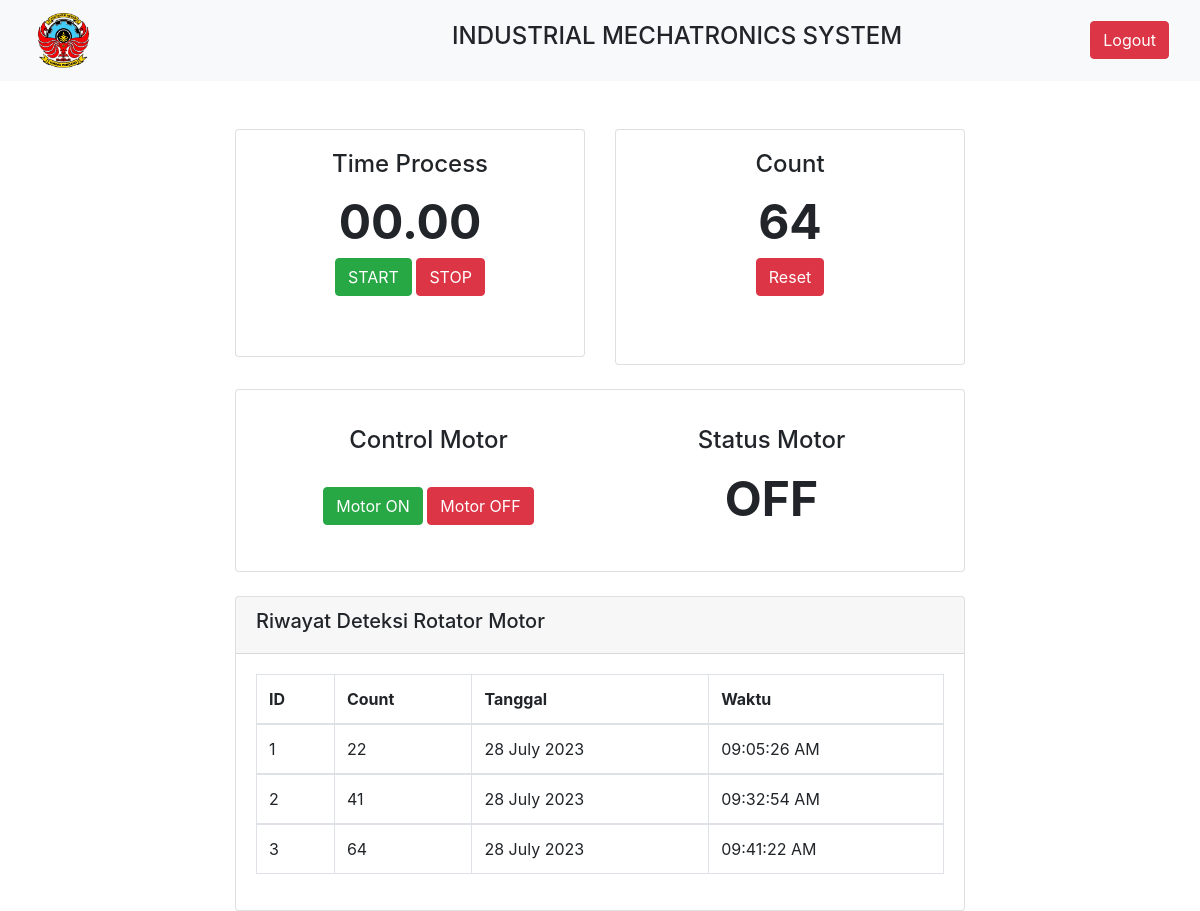
/index.php (signed in), run on an earlier commit of the app's database.
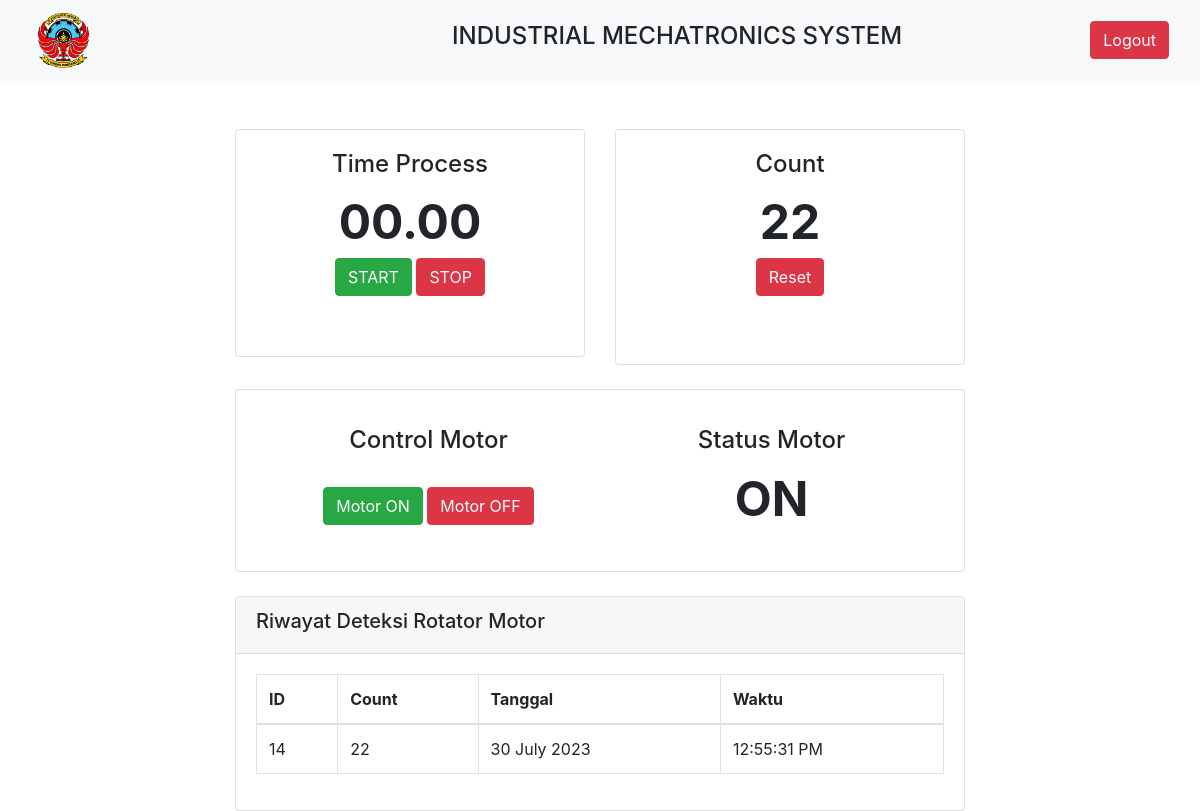
And on a later commit of the database.
### tables this page shows
CREATE TABLE `tb_kontrol` (
  `token` varchar(50) NOT NULL,
  `motor` int(1) NOT NULL,
  `time` int(1) NOT NULL
);

CREATE TABLE `tb_count` (
  `id` int(11) NOT NULL,
  `count` int(11) NOT NULL,
  `time` timestamp NOT NULL DEFAULT current_timestamp()
);

### index.php (the view, shortened to what this page needs)
<?php
include 'conection.php';
$count = mysqli_query($dbconnect, "SELECT * FROM tb_count WHERE id =(SELECT MAX(id) FROM tb_count)");
$history = mysqli_query($dbconnect, "SELECT * FROM tb_count");
$sql = mysqli_query($dbconnect, "SELECT * FROM tb_kontrol");
while ($row = mysqli_fetch_assoc($sql)) {
?>
<!DOCTYPE html>
<html lang="en">
<head>
    <link rel="stylesheet" href="https://cdn.jsdelivr.net/npm/bootstrap@4.1.3/dist/css/bootstrap.min.css"
 />
    <link rel="stylesheet" href="https://cdn.datatables.net/buttons/2.3.4/css/buttons.bootstrap4.min.css">
    <link rel="stylesheet" href="https://cdn.datatables.net/1.13.2/css/dataTables.bootstrap4.min.css">
</head>
<body>
    <nav class="navbar navbar-light bg-light">
        <div class="container-fluid">
            <a class="navbar-brand" href="#">
                <img src="./image/logo2.png" style="width: 30%" alt="" srcset="" />
            </a>
            <h4>INDUSTRIAL MECHATRONICS SYSTEM</h4>
            <a href="logout.php" class="btn btn-danger">Logout</a>
        </div>
    </nav>
    <div class="container">
        <div class="row justify-content-center mt-5">
            <div class="col-md-4 mb-3">
                <div class="card pb-3">
                    <div class="card-body mb-4 text-center">
                        <h4>Time Process</h4>
                        <span id="countdown" class="font-weight-bold"
                            style="font-weight: bold; font-size: 48px">00.00</span>
                        <br>
                        <a class="btn btn-success" href="timer.php?timer=1&state=1" onclick="reloadP()">START</a>
                        <a class="btn btn-danger" href="timer.php?timer=1&state=0">STOP</a>
                    </div>
                </div>
            </div>
            <div class="col-md-4 mb-4 ">
                <div class="card pb-5">
                    <div class="card-body text-center">
                        <h4>Count</h4>
                        <div>
                            <?php
                                if ($row['aktifasi'] == '0') { ?>
                            <span id="count" class="font-weight-bold"
                                style="font-weight: bold; font-size: 48px">0</span>
                            <?php } else { ?>
                            <?php foreach ($count as $data) : ?>
                            <span id="count" class="font-weight-bold"
                                style="font-weight: bold; font-size: 48px"><?= $data['count'] ?></span>
                            <?php endforeach; ?>
                            <?php   } ?>
                        </div>
                        <div>
                            <a class="btn btn-danger" href="aktifasi.php?aksi=1&state=0">Reset</a>
                        </div>
                    </div>
                </div>
            </div>
            <div class="col-md-8">
                <div class="card">
                    <div class="card-body m-3 text-center">
                        <div class="row">
                            <div class="col-md-6">
                                <h4>Control Motor</h4>
                                <br />
                                <a href="aksi.php?motor=1&state=1&aktif=0" class="btn btn-success">
                                    Motor ON
                                </a>
                                <a href="aksi.php?motor=1&state=0&aktif=1" class="btn btn-danger">
                                    Motor OFF
                                </a>
                            </div>
                            <div class="col-md-6 text-center">
                                <h4>Status Motor</h4>
                                <span id="Status" class="font-weight-bold"
                                    style="font-weight: bold; font-size: 48px"><?php
                                                                                                                            if ($row['motor'] == '0') {
                                                                                                                                $state = "OFF";
                                                                                                                            } else {
                                                                                                                                $state = "ON";
                                                                                                                            }
                                                                                                                            echo $state;
                                                                                                                            ?></span>
                            </div>
                        </div>
                    </div>
                </div>
            </div>
            <div class="col-md-8 mt-4">
                <div class="card">
                    <div class="card-header">
                        <h5>Riwayat Deteksi Rotator Motor</h5>
                    </div>
                    <div class="card-body">
                        <div class="table-responsive">
                            <table class="table table-bordered" id="datatable" width="100%" cellspacing="0">
                                <thead>
                                    <tr>
                                        <th>ID</th>
                                        <th>Count</th>
                                        <th>Tanggal</th>
                                        <th>Waktu</th>
                                    </tr>
                                </thead>
                                <?php foreach ($history as $data) : ?>
                                <tbody>
                                    <tr>
                                        <td><?= $data['id'] ?></td>
                                        <td><?= $data['count'] ?></td>
                                        <td><?= date('d F Y', strtotime($data['time'])) ?></td>
                                        <td><?= date('h:i:s A', strtotime($data['time'])) ?></td>
                                    </tr>
                                </tbody>
                                <?php endforeach; ?>
                            </table>
                        </div>
                    </div>
                </div>
            </div>
        </div>
    </div>
    <?php
}
    ?>
</body>
</html>

What changed in the data, as far as the page shows it:
removed tb_kontrol: motor "OFF"
removed tb_count: count "64", id "3", time "28 July 2023", time "09:41:22 AM"
removed tb_count: id "1", count "22", time "28 July 2023", time "09:05:26 AM", shown under "OFF"
removed tb_count: id "2", count "41", time "28 July 2023", time "09:32:54 AM", shown under "OFF"
added tb_kontrol: motor "ON"
added tb_count: count "22", id "14", time "30 July 2023", time "12:55:31 PM"
